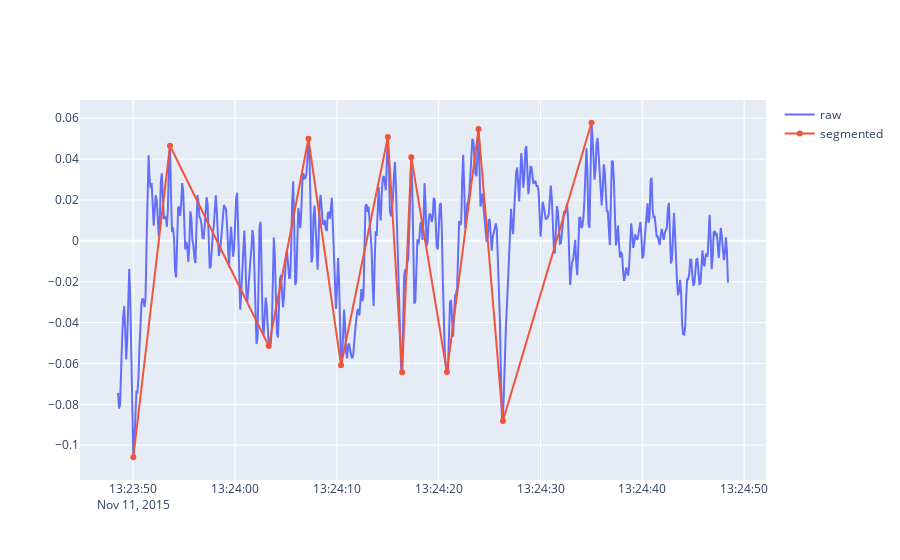

The notebook cell this image was saved under:
### Code cell
display(lib.data_preparation.plot_segmentation(
    gy_smooth, std_dev=df['gy'].std().compute()))

### Figure 1 — Plotly figure (JSON) as saved in the notebook; plotly's stock layout.template omitted (floating-point values rounded to 4 significant figures; data arrays with more than 128 entries replaced by an {"elided": "..."} marker saying what was removed)
{"data": [{"connectgaps": true, "mode": "lines", "name": "raw", "type": "scatter", "x": {"elided": "600 str values"}, "y": {"elided": "600 float values"}}, {"connectgaps": true, "mode": "lines+markers", "name": "segmented", "type": "scatter", "x": {"elided": "600 str values"}, "y": {"elided": "600 float values"}}], "layout": {}}
